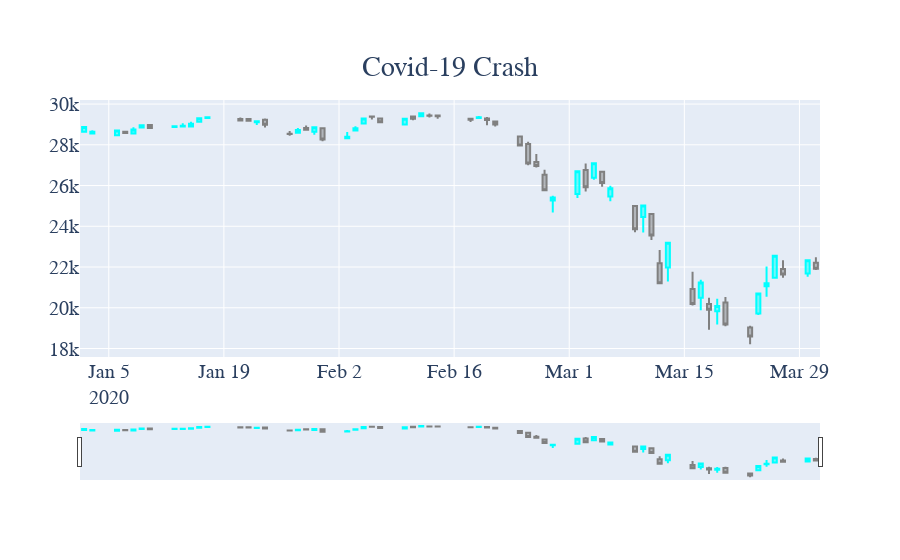

The notebook cell saved with this chart:
### Code cell
fig = go.Figure(data=[go.Candlestick(x=df_covid['Date'],
                open=df_covid['Open'],
                high=df_covid['High'],
                low=df_covid['Low'],
                close=df_covid['Close'],
                increasing_line_color= 'cyan', decreasing_line_color= 'gray')])
fig.update_layout(
    title= {
        'text': 'Covid-19 Crash',
      'y':0.9,
        'x':0.5,
        'xanchor': 'center',
        'yanchor': 'top'},
      font=dict(
        family="Courier New, monospace",
        size=20,
         
    )
    )
#fig.write_image("../output/Covid-19_Crash.png")
fig.show()
